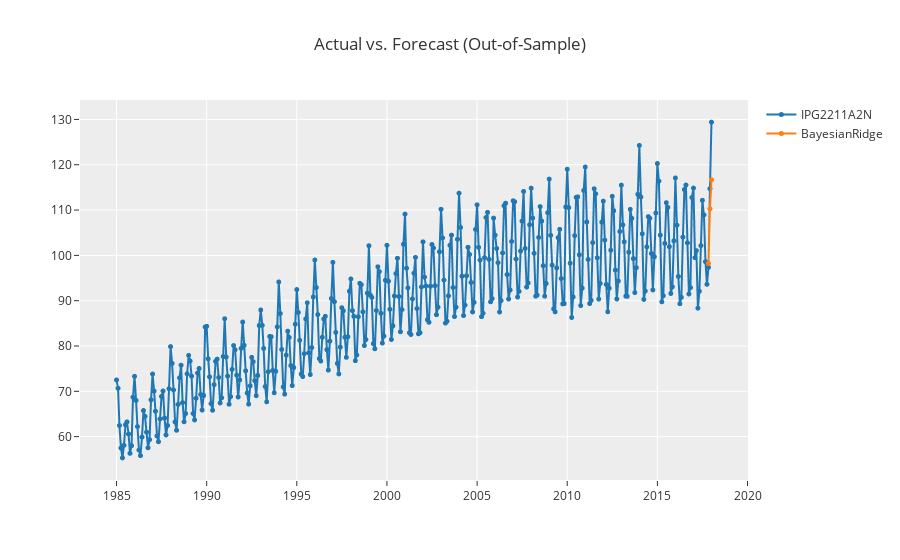

Here is the notebook cell this chart was saved with:
### Markdown cell above
### Графики и сохранение лучшей модели

### Code cell
plot_model(best, plot = 'forecast')

### Figure 1 — Plotly figure (JSON) as saved in the notebook; plotly's stock layout.template omitted (floating-point values rounded to 4 significant figures; data arrays with more than 128 entries replaced by an {"elided": "..."} marker saying what was removed)
{"data": [{"line": {"color": "rgb(31, 119, 180)", "width": 2}, "marker": {"color": "rgb(31, 119, 180)", "size": 5}, "mode": "lines+markers", "name": "IPG2211A2N", "type": "scattergl", "x": {"elided": "397 str values"}, "xaxis": "x", "y": {"elided": "397 float values"}, "yaxis": "y"}, {"line": {"color": "rgb(255, 127, 14)", "width": 2}, "marker": {"color": "rgb(255, 127, 14)", "size": 5}, "mode": "lines+markers", "name": "BayesianRidge", "type": "scattergl", "x": {"elided": "397 str values"}, "xaxis": "x", "y": {"elided": "397 float values"}, "yaxis": "y"}], "layout": {"showlegend": true, "title": {"text": "Actual vs. Forecast (Out-of-Sample)"}, "xaxis": {"anchor": "y", "domain": [0, 1]}, "yaxis": {"anchor": "x", "domain": [0, 1]}}}
